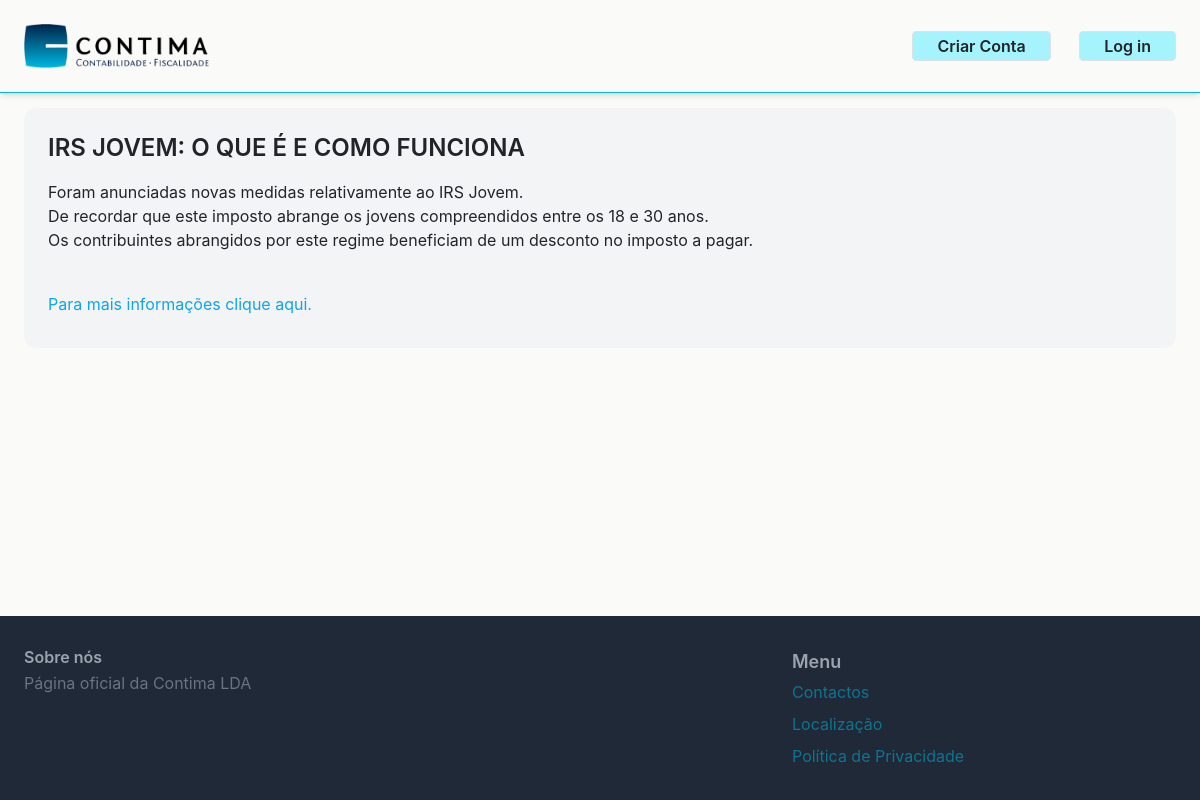
/artigos/8/, run on the app's committed database.
### article/models.py (models this page shows, shortened)
class Article(models.Model):
    categories = models.ManyToManyField(Category, related_name='articles')
    title= models.CharField(max_length=355)
    description= models.TextField(blank=True, null=True)
    image = models.ImageField(upload_to='articles_images', blank=True, null=True)
    created_by = models.ForeignKey(User, related_name='articles', on_delete=models.DO_NOTHING)
    created_at = models.DateTimeField(auto_now_add=True)
    link = models.URLField(max_length = 200, blank=True, null=True)
    class Meta:
        ordering = ('-created_at',)

### article/views.py (the view)
# urls.py: path('<int:id>/', views.detail, name='detail')    #o id vai ser enviado para a função detail
def detail(request, id):
    article= get_object_or_404(Article, id=id) #1º id: o da função, 2º id: o do url
    return render (request, 'article/detail.html', {
        'article': article
        })

### article/templates/article/detail.html (shortened to what this page needs)
{% extends 'core/base.html' %}
{% block content %}
{% load static %}
<div class="flex items-center justify-center w-full mb-10">
    <div class="text-center">
        <h1 class="font-semibold text-2xl mt-4 mb-2">Notícia</h1>
    </div>
</div>
<div class=" m-4 px-6 py-2 bg-gray-100 rounded-xl">
    <h1 class="text-2xl font-semibold py-3">{{article.title}}</h1>
    <div class=" text-md mb-10">
        {{ article.description|linebreaks }}
    </div>
    {%if article.link %}
        <div class="mb-4">
            <a href="{{article.link}}" class="text-sky-500 hover:text-sky-700">Para mais informações clique aqui.</a>
        </div>
    {%endif%}
</div>
{% endblock%}

### static/css/styles.css (style rules this page uses)
a { text-decoration: none; color: inherit; }

### data on the page
Article: title "IRS JOVEM: O QUE É E COMO FUNCIONA", description "Foram anunciadas novas medidas relativamente ao IRS Jovem. De recordar que este imposto abrange os jovens compreendidos entre os 18 e 30 anos. Os contribuintes abrangidos por este regime beneficiam de um desconto no imposto a pagar."
